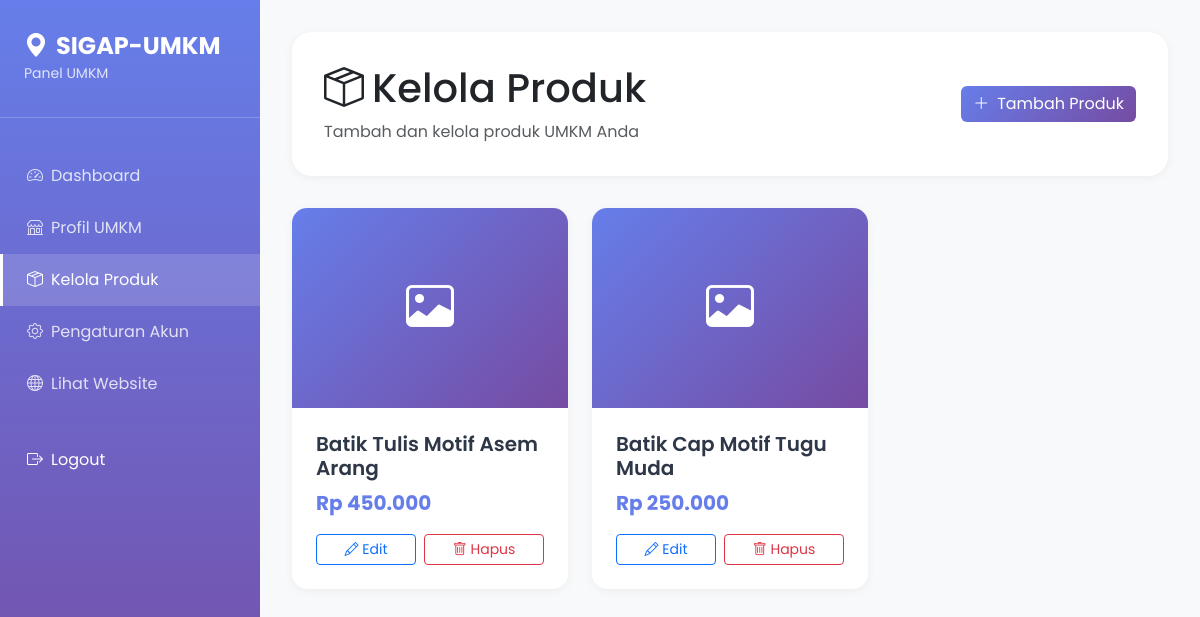
/umkm/produk.php (signed in), run on the app's committed database.
### tables this page shows
CREATE TABLE produk (
    id INT AUTO_INCREMENT PRIMARY KEY,
    umkm_id INT NOT NULL,
    nama_produk VARCHAR(100) NOT NULL,
    deskripsi TEXT NULL,
    harga DECIMAL(12, 2) NOT NULL,
    foto_produk VARCHAR(255),
    created_at TIMESTAMP DEFAULT CURRENT_TIMESTAMP,
    updated_at TIMESTAMP DEFAULT CURRENT_TIMESTAMP ON UPDATE CURRENT_TIMESTAMP,
    FOREIGN KEY (umkm_id) REFERENCES umkm_data(id) ON DELETE CASCADE,
    INDEX idx_umkm (umkm_id)
);

### umkm/produk.php (the view, shortened to what this page needs)
<?php
$database = new Database();
$conn = $database->getConnection();
$query = "SELECT id FROM umkm_data WHERE user_id = :user_id LIMIT 1";
$stmt = $conn->prepare($query);
$stmt->bindParam(':user_id', $_SESSION['user_id']);
$stmt->execute();
$umkm = $stmt->fetch();
$query = "SELECT * FROM produk WHERE umkm_id = :umkm_id ORDER BY created_at DESC";
$stmt = $conn->prepare($query);
$stmt->bindParam(':umkm_id', $umkm['id']);
$stmt->execute();
$produk_list = $stmt->fetchAll();
?>
<!DOCTYPE html>
<html lang="id">
<head>
    <link href="https://cdn.jsdelivr.net/npm/bootstrap@5.3.2/dist/css/bootstrap.min.css" rel="stylesheet">
    <link rel="stylesheet" href="https://cdn.jsdelivr.net/npm/bootstrap-icons@1.11.1/font/bootstrap-icons.css">
</head>
<body>
    <nav class="sidebar">
        <div class="sidebar-brand">
            <h4><i class="bi bi-geo-alt-fill me-2"></i>SIGAP-UMKM</h4>
            <small>Panel UMKM</small>
        </div>
        <ul class="nav flex-column">
            <li class="nav-item">
                <a class="nav-link" href="index.php">
                    <i class="bi bi-speedometer2 me-2"></i>Dashboard
                </a>
            </li>
            <li class="nav-item">
                <a class="nav-link" href="profil.php">
                    <i class="bi bi-shop me-2"></i>Profil UMKM
                </a>
            </li>
            <li class="nav-item">
                <a class="nav-link active" href="produk.php">
                    <i class="bi bi-box-seam me-2"></i>Kelola Produk
                </a>
            </li>
            <li class="nav-item">
                <a class="nav-link" href="settings.php">
                    <i class="bi bi-gear me-2"></i>Pengaturan Akun
                </a>
            </li>
            <li class="nav-item">
                <a class="nav-link" href="../index.php"">
                    <i class="bi bi-globe me-2"></i>Lihat Website
                </a>
            </li>
            <li class="nav-item mt-4">
                <a class="nav-link text-white" href="../auth/logout.php">
                    <i class="bi bi-box-arrow-right me-2"></i>Logout
                </a>
            </li>
        </ul>
    </nav>
    <div class="content-wrapper">
        <div class="page-header">
            <div class="d-flex justify-content-between align-items-center">
                <div>
                    <h1><i class="bi bi-box-seam me-2"></i>Kelola Produk</h1>
                    <p class="text-muted mb-0">Tambah dan kelola produk UMKM Anda</p>
                </div>
                <button class="btn btn-gradient" data-bs-toggle="modal" data-bs-target="#modalProduk">
                    <i class="bi bi-plus-lg me-2"></i>Tambah Produk
                </button>
            </div>
        </div>
        <?php if (count($produk_list) > 0): ?>
            <div class="row g-4">
                <?php foreach ($produk_list as $produk): ?>
                    <div class="col-md-6 col-lg-4">
                        <div class="product-card">
                            <?php if ($produk['foto_produk']): ?>
                                <img src="../uploads/produk/<?= htmlspecialchars($produk['foto_produk']) ?>"
                                     class="product-image" alt="<?= htmlspecialchars($produk['nama_produk']) ?>">
                            <?php else: ?>
                                <div class="product-placeholder">
                                    <i class="bi bi-image"></i>
                                </div>
                            <?php endif; ?>
                            <div class="product-body">
                                <h5 class="product-title"><?= htmlspecialchars($produk['nama_produk']) ?></h5>
                                <div class="product-price">Rp <?= number_format($produk['harga'], 0, ',', '.') ?></div>
                                <div class="d-flex gap-2">
                                    <a href="?edit=<?= $produk['id'] ?>" class="btn btn-outline-primary btn-sm flex-fill">
                                        <i class="bi bi-pencil"></i> Edit
                                    </a>
                                    <a href="?delete=<?= $produk['id'] ?>" class="btn btn-outline-danger btn-sm flex-fill"
                                       onclick="return confirm('Yakin ingin menghapus produk ini?')">
                                        <i class="bi bi-trash"></i> Hapus
                                    </a>
                                </div>
                            </div>
                        </div>
                    </div>
                <?php endforeach; ?>
            </div>
        <?php endif; ?>
    </div>
</body>
</html>

### umkm/produk.php (style rules this page uses)
* { font-family: 'Poppins', sans-serif; }
body { background: #f8f9fa; }
.sidebar { position: fixed; top: 0; left: 0; height: 100vh; width: 260px; background: linear-gradient(180deg, #667eea 0%, #764ba2 100%); padding: 2rem 0; z-index: 1000; }
.sidebar-brand { padding: 0 1.5rem 2rem; border-bottom: 1px solid rgba(255, 255, 255, 0.2); margin-bottom: 2rem; }
.sidebar-brand h4 { color: white; font-weight: 700; margin: 0; }
.sidebar-brand small { color: rgba(255, 255, 255, 0.8); }
.nav-link { color: rgba(255, 255, 255, 0.8); padding: 0.875rem 1.5rem; transition: all 0.3s; border-left: 3px solid transparent; }
.nav-link:hover, .nav-link.active { color: white; background: rgba(255, 255, 255, 0.15); border-left-color: white; }
.content-wrapper { margin-left: 260px; padding: 2rem; min-height: 100vh; }
.page-header { background: white; padding: 2rem; border-radius: 20px; box-shadow: 0 2px 10px rgba(0, 0, 0, 0.05); margin-bottom: 2rem; }
.product-card { background: white; border-radius: 15px; overflow: hidden; box-shadow: 0 2px 10px rgba(0, 0, 0, 0.05); transition: all 0.3s; height: 100%; }
.product-placeholder { width: 100%; height: 200px; background: linear-gradient(135deg, #667eea 0%, #764ba2 100%); display: flex; align-items: center; justify-content: center; color: white; font-size: 3rem; }
.product-body { padding: 1.5rem; }
.product-title { font-weight: 600; color: #2d3748; margin-bottom: 0.5rem; }
.product-price { color: #667eea; font-weight: 700; font-size: 1.25rem; margin-bottom: 1rem; }
.btn-gradient { background: linear-gradient(135deg, #667eea 0%, #764ba2 100%); color: white; border: none; }

### data on the page
produk: nama_produk "Batik Tulis Motif Asem Arang", harga "450.000"
produk: nama_produk "Batik Cap Motif Tugu Muda", harga "250.000"
